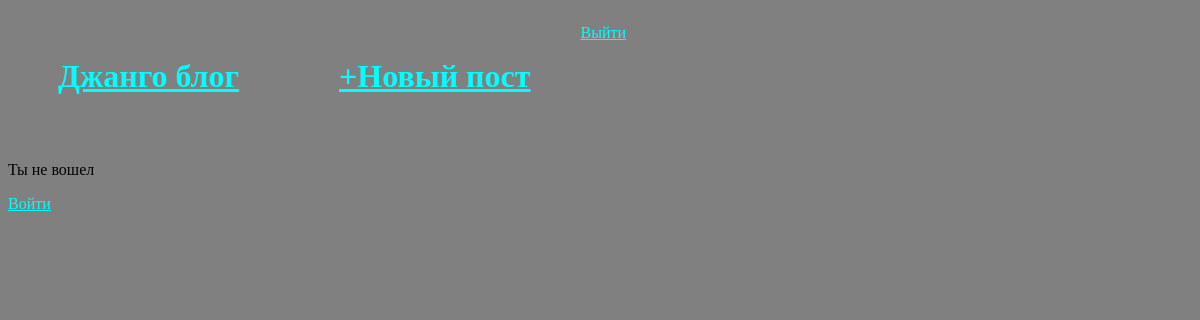
The app's page /, older data.
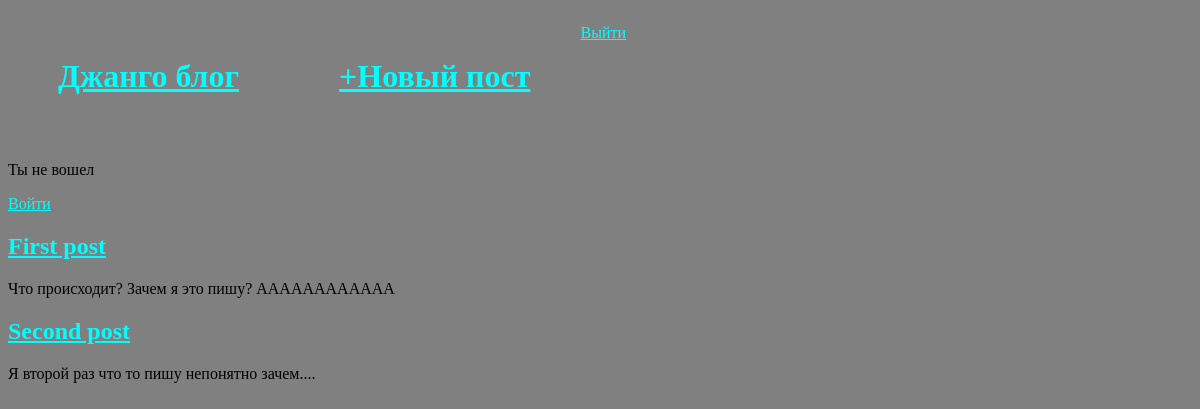
The same page, newer data.
### blog/models.py (models this page shows, shortened)
class Blog_post(models.Model):
    title = models.CharField(max_length=200, verbose_name = "Название")
    author = models.ForeignKey('auth.User', on_delete=models.CASCADE, verbose_name = "Автор")
    body = models.TextField(verbose_name = "Текст")

### blog/views.py (the view)
# urls.py: path('',views.BlogListView.as_view(), name = 'home'),
class BlogListView(ListView):
    model = Blog_post
    template_name = 'home.html'

### templates/home.html (shortened to what this page needs)
<!DOCTYPE HTML>
<html lang="en">
<head>
</head>
<body>
    {% extends 'base.html' %}
    {% block content %}
        {% for post in object_list %}
            <div class="post-entry">
                <h2><a href="{% url 'post_detail' post.pk %}">{{ post.title }}</a></h2>
                <p> {{ post.body }}</p>
            </div>
        {% endfor %}
    {% endblock %}

### templates/base.html (shortened to what this page needs)
<!DOCTYPE html>
{% load static %}
<html>
<head>
    <link rel="stylesheet" href="{% static 'css/base.css' %}" />
</head>
<body>
    <header>
        <h1><a href="/">Джанго блог</a></h1><h1><a href="{% url 'post_new' %}">+Новый пост</a></h1> <p><a href="{% url 'logout' %}">Выйти</a></p>
    </header>
    {% if user.is_authenticated %}
        <p>Hi {{ user.username }}!</p>
    {% else %}
        <p>Ты не вошел</p>
        <a href="{% url 'login' %}">Войти</a>
    {% endif %}
    <div class="container">
        {% block content %}
        {% endblock %}
    </div>
</body>
</html>

### static/css/base.css (style rules this page uses)
a { color: aqua; }
body { background: grey; }
header { display: flex; }
h1 { margin: 50px; }

Row changes from the older to the newer data that the page shows:
added Blog_post: title "First post", body "Что происходит? Зачем я это пишу? АААААААААААА"
added Blog_post: title "Second post", body "Я второй раз что то пишу непонятно зачем...."
